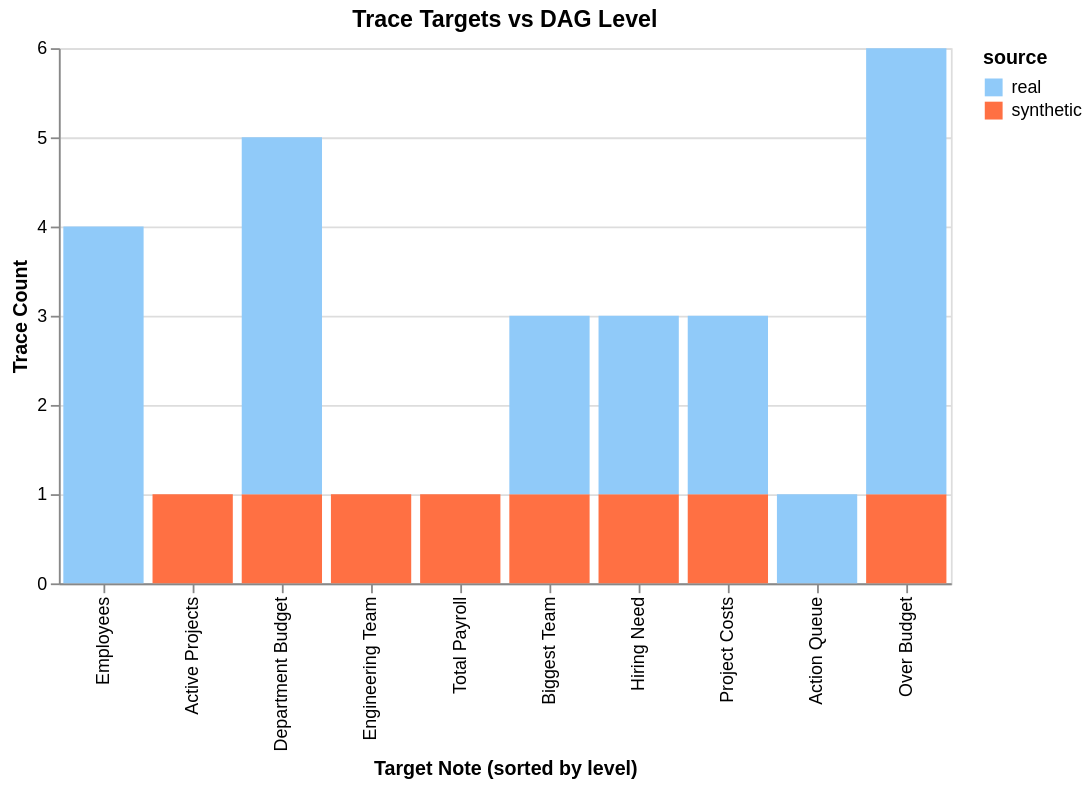

The cell this chart's notebook holds for it:
### Code cell
// Trace target distribution overlaid with topological metrics
if (!db) {
  console.log("KV store unavailable in kernel: skipping trace distribution chart.");
} else {
const traces = await db.getAllTraces();
const traceCounts = new Map<string, {synthetic: number, real: number}>();
for (const t of traces) {
  if (!traceCounts.has(t.targetNote)) traceCounts.set(t.targetNote, {synthetic: 0, real: 0});
  if (t.synthetic) traceCounts.get(t.targetNote)!.synthetic++;
  else traceCounts.get(t.targetNote)!.real++;
}

const traceBarData: Array<{name: string, count: number, source: string, level: number}> = [];
for (const [name, counts] of traceCounts) {
  traceBarData.push({ name, count: counts.synthetic, source: 'synthetic', level: levels.get(name) ?? 0 });
  traceBarData.push({ name, count: counts.real, source: 'real', level: levels.get(name) ?? 0 });
}

const traceSpec = {
  "$schema": "https://vega.github.io/schema/vega-lite/v5.json",
  "title": "Trace Targets vs DAG Level",
  "width": 500,
  "height": 300,
  "data": { "values": traceBarData },
  "mark": "bar",
  "encoding": {
    "x": { "field": "name", "type": "nominal", "sort": { "field": "level" }, "title": "Target Note (sorted by level)" },
    "y": { "field": "count", "type": "quantitative", "stack": true, "title": "Trace Count" },
    "color": { "field": "source", "type": "nominal", "scale": { "range": ["#90CAF9", "#FF7043"] } },
    "tooltip": [{ "field": "name" }, { "field": "source" }, { "field": "count" }, { "field": "level" }]
  }
};

await Deno.jupyter.display({ "application/vnd.vegalite.v5+json": traceSpec }, { raw: true });
}

### Figure 1 — Vega-Lite specification as saved in the notebook (floating-point values rounded to 4 significant figures)
{"$schema": "https://vega.github.io/schema/vega-lite/v5.json", "data": {"values": [{"count": 1, "level": 1, "name": "Active Projects", "source": "synthetic"}, {"count": 0, "level": 1, "name": "Active Projects", "source": "real"}, {"count": 1, "level": 2, "name": "Biggest Team", "source": "synthetic"}, {"count": 2, "level": 2, "name": "Biggest Team", "source": "real"}, {"count": 1, "level": 1, "name": "Department Budget", "source": "synthetic"}, {"count": 4, "level": 1, "name": "Department Budget", "source": "real"}, {"count": 1, "level": 1, "name": "Engineering Team", "source": "synthetic"}, {"count": 0, "level": 1, "name": "Engineering Team", "source": "real"}, {"count": 1, "level": 2, "name": "Hiring Need", "source": "synthetic"}, {"count": 2, "level": 2, "name": "Hiring Need", "source": "real"}, {"count": 1, "level": 3, "name": "Over Budget", "source": "synthetic"}, {"count": 5, "level": 3, "name": "Over Budget", "source": "real"}, {"count": 1, "level": 2, "name": "Project Costs", "source": "synthetic"}, {"count": 2, "level": 2, "name": "Project Costs", "source": "real"}, {"count": 1, "level": 1, "name": "Total Payroll", "source": "synthetic"}, {"count": 0, "level": 1, "name": "Total Payroll", "source": "real"}, {"count": 0, "level": 2, "name": "Action Queue", "source": "synthetic"}, {"count": 1, "level": 2, "name": "Action Queue", "source": "real"}, {"count": 0, "level": 0, "name": "Employees", "source": "synthetic"}, {"count": 4, "level": 0, "name": "Employees", "source": "real"}]}, "encoding": {"color": {"field": "source", "scale": {"range": ["#90CAF9", "#FF7043"]}, "type": "nominal"}, "tooltip": [{"field": "name"}, {"field": "source"}, {"field": "count"}, {"field": "level"}], "x": {"field": "name", "sort": {"field": "level"}, "title": "Target Note (sorted by level)", "type": "nominal"}, "y": {"field": "count", "stack": true, "title": "Trace Count", "type": "quantitative"}}, "height": 300, "mark": "bar", "title": "Trace Targets vs DAG Level", "width": 500}
